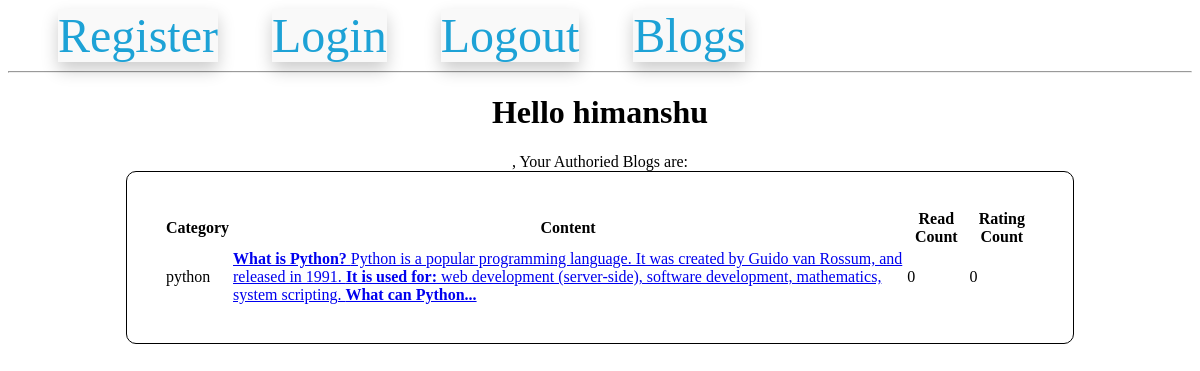
Page /viewBlog (signed in) on the earlier database version.
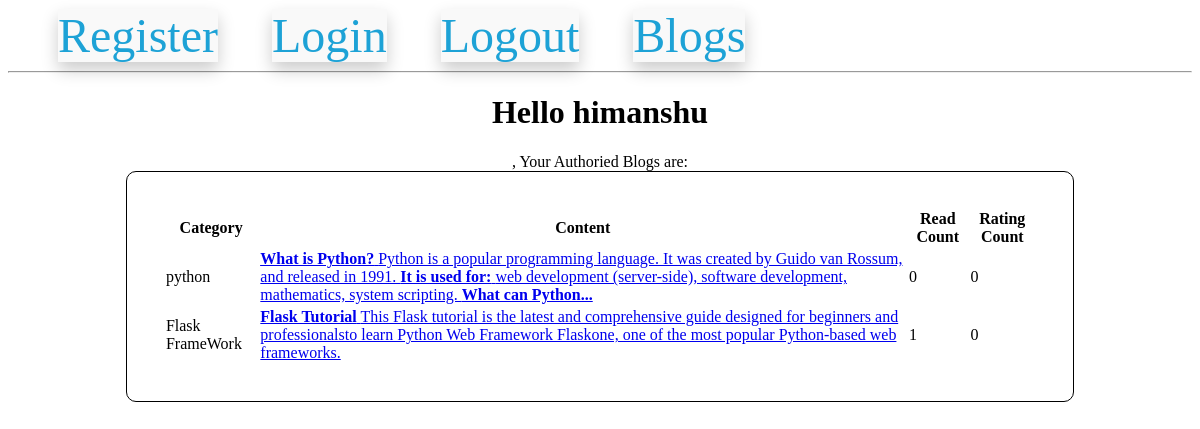
Same page on the later database version.
### models.py (models this page shows)
class CategoryMaster(db.Model):
    category_id = db.Column(db.Integer, primary_key=True)
    category_name = db.Column(db.String, nullable=False)
    blogmodel = db.relationship(
        "BlogModel", backref="categorymaster", lazy="select"
    )

class BlogModel(db.Model):
    id = db.Column(db.Integer, primary_key=True)
    category_id = db.Column(
        db.Integer, db.ForeignKey("category_master.category_id"), nullable=False
    )
    blog_user_id = db.Column(db.Integer, db.ForeignKey("users.id"), nullable=False)
    blog_text = db.Column(db.Text, nullable=False)
    blog_creation_date = db.Column(db.DateTime)
    blog_read_count = db.Column(db.Integer, default=0)
    blog_rating_count = db.Column(db.Integer, default=0)

### routes.py (the view)
@app.route("/viewBlog")
@login_required
def view_blogs():
    get_all_categories()
    all_self_blogs = BlogModel.query.filter(
        BlogModel.blog_user_id == current_user.id
    ).all()
    return render_template(
        "view_blog.html",
        all_self_blogs=all_self_blogs,
        all_categories=global_all_category_name,  # Pass the category names as 'all_categories'
    )

### models.py (called while the page is built)
@login.user_loader
def load_user(id):
    return UserModel.query.get(int(id))

### routes.py (called while the page is built)
def get_all_categories():
    global global_all_category_no, global_all_category_name
    all_category_info = db.session.query(
        CategoryMaster.category_id, CategoryMaster.category_name
    )
    all_category_info = list(all_category_info)
    global_all_category_no, global_all_category_name = zip(*all_category_info)

### templates/view_blog.html
{% extends 'base.html' %}
{% block content %}
<center>
  <h1> Hello {{ current_user.username }} </h1>, Your Authoried Blogs are:
  <table
    style="
      border: 1px solid black;
      border-radius: 10px;
      padding: 3%;
      width: 80%;">
      <thead>
        <th>Category</th>
        <th>Content</th>
        <th>Read Count</th>
        <th>Rating Count</th>
      </thead>
      <tbody>
        {% for a_blog in all_self_blogs %}
        <tr>
          <td>
            {{ all_categories[a_blog.category_id-1]}}
          </td>
          <td>
            <a href="/self_blog_detail/{{ a_blog.id }}/{{ all_categories[a_blog.category_id-1]}}">{{ a_blog.blog_text|safe|truncate(275)}}</a>
          </td>
          <td>
            {{ a_blog.blog_read_count }}
          </td>
          <td>
            {{ a_blog.blog_rating_count }}
          </td>
        </tr>
        {% endfor %}
      </tbody>
  </table>
</center>
{% endblock %}

Differences in the rows shown:
added BlogModel: blog_text "Flask Tutorial This Flask tutorial is the latest and comprehensive guide designed for beginners and professionalsto learn Python Web Framework Flaskone, one of the most popular Python-based web frameworks.", blog_read_count "1", blog_rating_count "0"
now on this page (row unchanged): CategoryMaster: category_name "Flask FrameWork"
